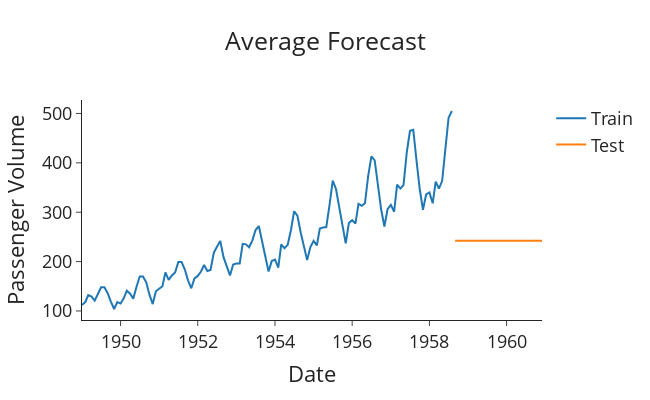

Source (notebook cell):
### Code cell
# Average forecast
test['mean_forecast'] = train['#Passengers'].mean()
plot_func(test['mean_forecast'], 'Average Forecast')
